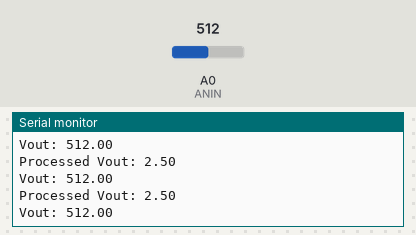
This sketch was run on a simulated Arduino Uno, built with avr-gcc and run on an emulated ATmega328P. On the bench: the last lines printed to the serial monitor. The inputs (shaded band) are chosen by the test bench; at power-on: A0 (ANIN) = 512.

Above: at 1.2 s.
1.3 s: A0 (ANIN) set to 992
At 2.0 s:
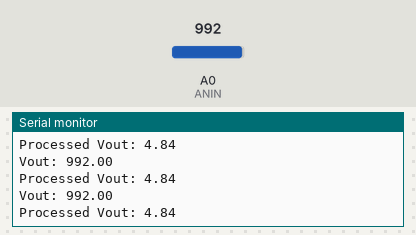
2.8 s: A0 (ANIN) set to 1014
At 3.5 s:
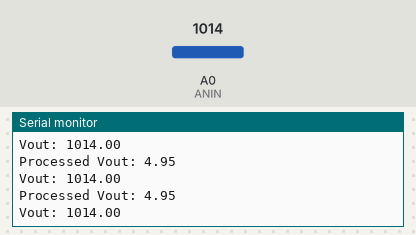
Timing chart, 0 to 5.8 s (numbered marks = the images above; inputs shaded):
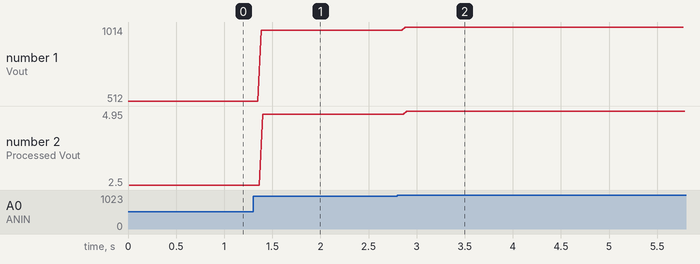

The sketch:

Bit_division_testing.ino
```cpp
/* This is meant to check analogue
 *inputs and see if I shold divide
 *the result by 1024 or 1023
 *
 * Since I don't REALLY care about
 *the accuracy (I'm only using an
 *Arduino after all) I'll just divide
 *by 1024 if testing deems it
 *necessary
 *
 * Results as a footnote at the end
 *of this code
 */

#define ANIN A0       //<= Analog input
#define VREF 5.00     //<= Reference Voltage
#define STEPS 1024.00 //<= Steps on the analogue read (2^10)

/* Testing method:
 *A know reference voltage of 5V
 *is going to be put across a 330 ohm
 *resistor and read through the analog
 *input.
 */

  // Define variables to be used
  float vout = 0; //<= Voltage to be read on the analog pin

void setup() {
  Serial.begin(9600);
}

void loop() {
  // Read the voltage
  vout = analogRead(ANIN);
  // Print the voltage
  if (vout != 0){  //<= Only prints when something is being read
    // Print unprocessed signal
    Serial.print("Vout: ");
    Serial.println(vout);               //<= Reads 1023.00 consistently
    // Print processed signal
    Serial.print("Processed Vout: ");
    Serial.println(VREF * vout/STEPS);  //<= Reads 5.00 consistently
  }
}

/* Results:
 * Analogue read 5V as 1023.00 but
 *dividing it by 1024 always results
 *in 1.00 exactly
 */

/* Conclusion:
 * It's probably a good idea to
 *always divide by 1024 and multiply
 *by the reference value
 */
```

Measured:
- the behaviour switches between 999 and 1000 on A0 (ANIN) (found by bisection; images 1 and 2)
- after the input at 1.3 s, the serial monitor: prints a new line after 0.09 s (image 1)
- after the input at 2.8 s, the serial monitor: prints a new line after 0.08 s (image 2)
- plotted number 1: 512 → 992 after the input at 1.3 s, 992 → 1014 after the input at 2.8 s
- plotted number 2: 2.5 → 4.84 after the input at 1.3 s, 4.84 → 4.95 after the input at 2.8 s
